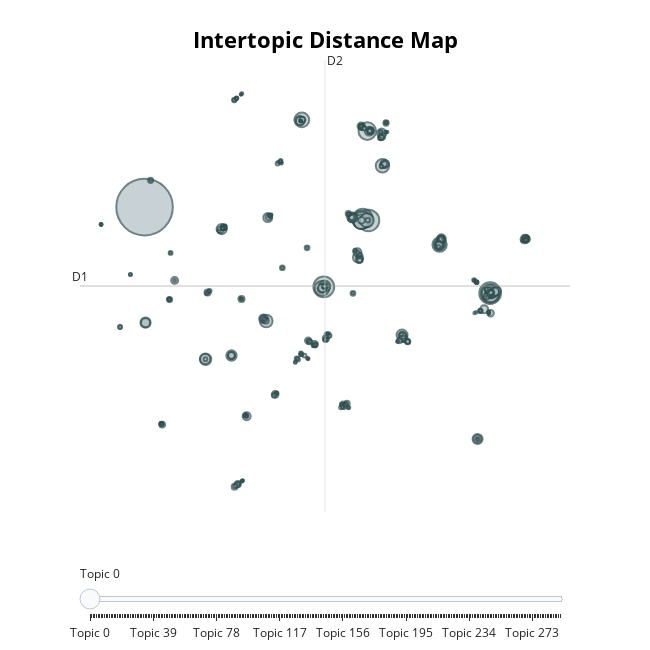

This figure's notebook cell:
### Code cell
topic_model.visualize_topics()

### Figure 1 — Plotly figure (JSON) as saved in the notebook; plotly's stock layout.template omitted (floating-point values rounded to 4 significant figures; data arrays with more than 128 entries replaced by an {"elided": "..."} marker saying what was removed)
{"data": [{"customdata": {"elided": "291x3 mixed values"}, "hovertemplate": "<b>Topic %{customdata[0]}</b><br>Words: %{customdata[1]}<br>Size: %{customdata[2]}", "legendgroup": "", "marker": {"color": "#B0BEC5", "line": {"color": "DarkSlateGrey", "width": 2}, "size": {"elided": "291 int values"}, "sizemode": "area", "sizeref": 4.141, "symbol": "circle"}, "mode": "markers", "name": "", "orientation": "v", "showlegend": false, "type": "scatter", "x": {"elided": "291 float values"}, "xaxis": "x", "y": {"elided": "291 float values"}, "yaxis": "y"}], "layout": {"annotations": [{"showarrow": false, "text": "D1", "x": -10.86, "y": 2.565, "yshift": 10}, {"showarrow": false, "text": "D2", "x": 5.707, "xshift": 10, "y": 20.93}], "height": 650, "hoverlabel": {"bgcolor": "white", "font": {"family": "Rockwell", "size": 16}}, "legend": {"itemsizing": "constant", "tracegroupgap": 0}, "margin": {"t": 60}, "shapes": [{"line": {"color": "#CFD8DC", "width": 2}, "type": "line", "x0": 5.707, "x1": 5.707, "y0": -15.8, "y1": 20.93}, {"line": {"color": "#9E9E9E", "width": 2}, "type": "line", "x0": -10.86, "x1": 22.27, "y0": 2.565, "y1": 2.565}], "sliders": [{"active": 0, "pad": {"t": 50}, "steps": [{"args": [{"marker.color": {"elided": "1x291 str values"}}], "label": "Topic 0", "method": "update"}, {"args": [{"marker.color": {"elided": "1x291 str values"}}], "label": "Topic 1", "method": "update"}, {"args": [{"marker.color": {"elided": "1x291 str values"}}], "label": "Topic 2", "method": "update"}, {"args": [{"marker.color": {"elided": "1x291 str values"}}], "label": "Topic 3", "method": "update"}, {"args": [{"marker.color": {"elided": "1x291 str values"}}], "label": "Topic 4", "method": "update"}, {"args": [{"marker.color": {"elided": "1x291 str values"}}], "label": "Topic 5", "method": "update"}, {"args": [{"marker.color": {"elided": "1x291 str values"}}], "label": "Topic 6", "method": "update"}, {"args": [{"marker.color": {"elided": "1x291 str values"}}], "label": "Topic 7", "method": "update"}, {"args": [{"marker.color": {"elided": "1x291 str values"}}], "label": "Topic 8", "method": "update"}, {"args": [{"marker.color": {"elided": "1x291 str values"}}], "label": "Topic 9", "method": "update"}, {"args": [{"marker.color": {"elided": "1x291 str values"}}], "label": "Topic 10", "method": "update"}, {"args": [{"marker.color": {"elided": "1x291 str values"}}], "label": "Topic 11", "method": "update"}, {"args": [{"marker.color": {"elided": "1x291 str values"}}], "label": "Topic 12", "method": "update"}, {"args": [{"marker.color": {"elided": "1x291 str values"}}], "label": "Topic 13", "method": "update"}, {"args": [{"marker.color": {"elided": "1x291 str values"}}], "label": "Topic 14", "method": "update"}, {"args": [{"marker.color": {"elided": "1x291 str values"}}], "label": "Topic 15", "method": "update"}, {"args": [{"marker.color": {"elided": "1x291 str values"}}], "label": "Topic 16", "method": "update"}, {"args": [{"marker.color": {"elided": "1x291 str values"}}], "label": "Topic 17", "method": "update"}, {"args": [{"marker.color": {"elided": "1x291 str values"}}], "label": "Topic 18", "method": "update"}, {"args": [{"marker.color": {"elided": "1x291 str values"}}], "label": "Topic 19", "method": "update"}, {"args": [{"marker.color": {"elided": "1x291 str values"}}], "label": "Topic 20", "method": "update"}, {"args": [{"marker.color": {"elided": "1x291 str values"}}], "label": "Topic 21", "method": "update"}, {"args": [{"marker.color": {"elided": "1x291 str values"}}], "label": "Topic 22", "method": "update"}, {"args": [{"marker.color": {"elided": "1x291 str values"}}], "label": "Topic 23", "method": "update"}, {"args": [{"marker.color": {"elided": "1x291 str values"}}], "label": "Topic 24", "method": "update"}, {"args": [{"marker.color": {"elided": "1x291 str values"}}], "label": "Topic 25", "method": "update"}, {"args": [{"marker.color": {"elided": "1x291 str values"}}], "label": "Topic 26", "method": "update"}, {"args": [{"marker.color": {"elided": "1x291 str values"}}], "label": "Topic 27", "method": "update"}, {"args": [{"marker.color": {"elided": "1x291 str values"}}], "label": "Topic 28", "method": "update"}, {"args": [{"marker.color": {"elided": "1x291 str values"}}], "label": "Topic 29", "method": "update"}, {"args": [{"marker.color": {"elided": "1x291 str values"}}], "label": "Topic 30", "method": "update"}, {"args": [{"marker.color": {"elided": "1x291 str values"}}], "label": "Topic 31", "method": "update"}, {"args": [{"marker.color": {"elided": "1x291 str values"}}], "label": "Topic 32", "method": "update"}, {"args": [{"marker.color": {"elided": "1x291 str values"}}], "label": "Topic 33", "method": "update"}, {"args": [{"marker.color": {"elided": "1x291 str values"}}], "label": "Topic 34", "method": "update"}, {"args": [{"marker.color": {"elided": "1x291 str values"}}], "label": "Topic 35", "method": "update"}, {"args": [{"marker.color": {"elided": "1x291 str values"}}], "label": "Topic 36", "method": "update"}, {"args": [{"marker.color": {"elided": "1x291 str values"}}], "label": "Topic 37", "method": "update"}, {"args": [{"marker.color": {"elided": "1x291 str values"}}], "label": "Topic 38", "method": "update"}, {"args": [{"marker.color": {"elided": "1x291 str values"}}], "label": "Topic 39", "method": "update"}, {"args": [{"marker.color": {"elided": "1x291 str values"}}], "label": "Topic 40", "method": "update"}, {"args": [{"marker.color": {"elided": "1x291 str values"}}], "label": "Topic 41", "method": "update"}, {"args": [{"marker.color": {"elided": "1x291 str values"}}], "label": "Topic 42", "method": "update"}, {"args": [{"marker.color": {"elided": "1x291 str values"}}], "label": "Topic 43", "method": "update"}, {"args": [{"marker.color": {"elided": "1x291 str values"}}], "label": "Topic 44", "method": "update"}, {"args": [{"marker.color": {"elided": "1x291 str values"}}], "label": "Topic 45", "method": "update"}, {"args": [{"marker.color": {"elided": "1x291 str values"}}], "label": "Topic 46", "method": "update"}, {"args": [{"marker.color": {"elided": "1x291 str values"}}], "label": "Topic 47", "method": "update"}, {"args": [{"marker.color": {"elided": "1x291 str values"}}], "label": "Topic 48", "method": "update"}, {"args": [{"marker.color": {"elided": "1x291 str values"}}], "label": "Topic 49", "method": "update"}, {"args": [{"marker.color": {"elided": "1x291 str values"}}], "label": "Topic 50", "method": "update"}, {"args": [{"marker.color": {"elided": "1x291 str values"}}], "label": "Topic 51", "method": "update"}, {"args": [{"marker.color": {"elided": "1x291 str values"}}], "label": "Topic 52", "method": "update"}, {"args": [{"marker.color": {"elided": "1x291 str values"}}], "label": "Topic 53", "method": "update"}, {"args": [{"marker.color": {"elided": "1x291 str values"}}], "label": "Topic 54", "method": "update"}, {"args": [{"marker.color": {"elided": "1x291 str values"}}], "label": "Topic 55", "method": "update"}, {"args": [{"marker.color": {"elided": "1x291 str values"}}], "label": "Topic 56", "method": "update"}, {"args": [{"marker.color": {"elided": "1x291 str values"}}], "label": "Topic 57", "method": "update"}, {"args": [{"marker.color": {"elided": "1x291 str values"}}], "label": "Topic 58", "method": "update"}, {"args": [{"marker.color": {"elided": "1x291 str values"}}], "label": "Topic 59", "method": "update"}, {"args": [{"marker.color": {"elided": "1x291 str values"}}], "label": "Topic 60", "method": "update"}, {"args": [{"marker.color": {"elided": "1x291 str values"}}], "label": "Topic 61", "method": "update"}, {"args": [{"marker.color": {"elided": "1x291 str values"}}], "label": "Topic 62", "method": "update"}, {"args": [{"marker.color": {"elided": "1x291 str values"}}], "label": "Topic 63", "method": "update"}, {"args": [{"marker.color": {"elided": "1x291 str values"}}], "label": "Topic 64", "method": "update"}, {"args": [{"marker.color": {"elided": "1x291 str values"}}], "label": "Topic 65", "method": "update"}, {"args": [{"marker.color": {"elided": "1x291 str values"}}], "label": "Topic 66", "method": "update"}, {"args": [{"marker.color": {"elided": "1x291 str values"}}], "label": "Topic 67", "method": "update"}, {"args": [{"marker.color": {"elided": "1x291 str values"}}], "label": "Topic 68", "method": "update"}, {"args": [{"marker.color": {"elided": "1x291 str values"}}], "label": "Topic 69", "method": "update"}, {"args": [{"marker.color": {"elided": "1x291 str values"}}], "label": "Topic 70", "method": "update"}, {"args": [{"marker.color": {"elided": "1x291 str values"}}], "label": "Topic 71", "method": "update"}, {"args": [{"marker.color": {"elided": "1x291 str values"}}], "label": "Topic 72", "method": "update"}, {"args": [{"marker.color": {"elided": "1x291 str values"}}], "label": "Topic 73", "method": "update"}, {"args": [{"marker.color": {"elided": "1x291 str values"}}], "label": "Topic 74", "method": "update"}, {"args": [{"marker.color": {"elided": "1x291 str values"}}], "label": "Topic 75", "method": "update"}, {"args": [{"marker.color": {"elided": "1x291 str values"}}], "label": "Topic 76", "method": "update"}, {"args": [{"marker.color": {"elided": "1x291 str values"}}], "label": "Topic 77", "method": "update"}, {"args": [{"marker.color": {"elided": "1x291 str values"}}], "label": "Topic 78", "method": "update"}, {"args": [{"marker.color": {"elided": "1x291 str values"}}], "label": "Topic 79", "method": "update"}, {"args": [{"marker.color": {"elided": "1x291 str values"}}], "label": "Topic 80", "method": "update"}, {"args": [{"marker.color": {"elided": "1x291 str values"}}], "label": "Topic 81", "method": "update"}, {"args": [{"marker.color": {"elided": "1x291 str values"}}], "label": "Topic 82", "method": "update"}, {"args": [{"marker.color": {"elided": "1x291 str values"}}], "label": "Topic 83", "method": "update"}, {"args": [{"marker.color": {"elided": "1x291 str values"}}], "label": "Topic 84", "method": "update"}, {"args": [{"marker.color": {"elided": "1x291 str values"}}], "label": "Topic 85", "method": "update"}, {"args": [{"marker.color": {"elided": "1x291 str values"}}], "label": "Topic 86", "method": "update"}, {"args": [{"marker.color": {"elided": "1x291 str values"}}], "label": "Topic 87", "method": "update"}, {"args": [{"marker.color": {"elided": "1x291 str values"}}], "label": "Topic 88", "method": "update"}, {"args": [{"marker.color": {"elided": "1x291 str values"}}], "label": "Topic 89", "method": "update"}, {"args": [{"marker.color": {"elided": "1x291 str values"}}], "label": "Topic 90", "method": "update"}, {"args": [{"marker.color": {"elided": "1x291 str values"}}], "label": "Topic 91", "method": "update"}, {"args": [{"marker.color": {"elided": "1x291 str values"}}], "label": "Topic 92", "method": "update"}, {"args": [{"marker.color": {"elided": "1x291 str values"}}], "label": "Topic 93", "method": "update"}, {"args": [{"marker.color": {"elided": "1x291 str values"}}], "label": "Topic 94", "method": "update"}, {"args": [{"marker.color": {"elided": "1x291 str values"}}], "label": "Topic 95", "method": "update"}, {"args": [{"marker.color": {"elided": "1x291 str values"}}], "label": "Topic 96", "method": "update"}, {"args": [{"marker.color": {"elided": "1x291 str values"}}], "label": "Topic 97", "method": "update"}, {"args": [{"marker.color": {"elided": "1x291 str values"}}], "label": "Topic 98", "method": "update"}, {"args": [{"marker.color": {"elided": "1x291 str values"}}], "label": "Topic 99", "method": "update"}, {"args": [{"marker.color": {"elided": "1x291 str values"}}], "label": "Topic 100", "method": "update"}, {"args": [{"marker.color": {"elided": "1x291 str values"}}], "label": "Topic 101", "method": "update"}, {"args": [{"marker.color": {"elided": "1x291 str values"}}], "label": "Topic 102", "method": "update"}, {"args": [{"marker.color": {"elided": "1x291 str values"}}], "label": "Topic 103", "method": "update"}, {"args": [{"marker.color": {"elided": "1x291 str values"}}], "label": "Topic 104", "method": "update"}, {"args": [{"marker.color": {"elided": "1x291 str values"}}], "label": "Topic 105", "method": "update"}, {"args": [{"marker.color": {"elided": "1x291 str values"}}], "label": "Topic 106", "method": "update"}, {"args": [{"marker.color": {"elided": "1x291 str values"}}], "label": "Topic 107", "method": "update"}, {"args": [{"marker.color": {"elided": "1x291 str values"}}], "label": "Topic 108", "method": "update"}, {"args": [{"marker.color": {"elided": "1x291 str values"}}], "label": "Topic 109", "method": "update"}, {"args": [{"marker.color": {"elided": "1x291 str values"}}], "label": "Topic 110", "method": "update"}, {"args": [{"marker.color": {"elided": "1x291 str values"}}], "label": "Topic 111", "method": "update"}, {"args": [{"marker.color": {"elided": "1x291 str values"}}], "label": "Topic 112", "method": "update"}, {"args": [{"marker.color": {"elided": "1x291 str values"}}], "label": "Topic 113", "method": "update"}, {"args": [{"marker.color": {"elided": "1x291 str values"}}], "label": "Topic 114", "method": "update"}, {"args": [{"marker.color": {"elided": "1x291 str values"}}], "label": "Topic 115", "method": "update"}, {"args": [{"marker.color": {"elided": "1x291 str values"}}], "label": "Topic 116", "method": "update"}, {"args": [{"marker.color": {"elided": "1x291 str values"}}], "label": "Topic 117", "method": "update"}, {"args": [{"marker.color": {"elided": "1x291 str values"}}], "label": "Topic 118", "method": "update"}, {"args": [{"marker.color": {"elided": "1x291 str values"}}], "label": "Topic 119", "method": "update"}, {"args": [{"marker.color": {"elided": "1x291 str values"}}], "label": "Topic 120", "method": "update"}, {"args": [{"marker.color": {"elided": "1x291 str values"}}], "label": "Topic 121", "method": "update"}, {"args": [{"marker.color": {"elided": "1x291 str values"}}], "label": "Topic 122", "method": "update"}, {"args": [{"marker.color": {"elided": "1x291 str values"}}], "label": "Topic 123", "method": "update"}, {"args": [{"marker.color": {"elided": "1x291 str values"}}], "label": "Topic 124", "method": "update"}, {"args": [{"marker.color": {"elided": "1x291 str values"}}], "label": "Topic 125", "method": "update"}, {"args": [{"marker.color": {"elided": "1x291 str values"}}], "label": "Topic 126", "method": "update"}, {"args": [{"marker.color": {"elided": "1x291 str values"}}], "label": "Topic 127", "method": "update"}, {"args": [{"marker.color": {"elided": "1x291 str values"}}], "label": "Topic 128", "method": "update"}, {"args": [{"marker.color": {"elided": "1x291 str values"}}], "label": "Topic 129", "method": "update"}, {"args": [{"marker.color": {"elided": "1x291 str values"}}], "label": "Topic 130", "method": "update"}, {"args": [{"marker.color": {"elided": "1x291 str values"}}], "label": "Topic 131", "method": "update"}, {"args": [{"marker.color": {"elided": "1x291 str values"}}], "label": "Topic 132", "method": "update"}, {"args": [{"marker.color": {"elided": "1x291 str values"}}], "label": "Topic 133", "method": "update"}, {"args": [{"marker.color": {"elided": "1x291 str values"}}], "label": "Topic 134", "method": "update"}, {"args": [{"marker.color": {"elided": "1x291 str values"}}], "label": "Topic 135", "method": "update"}, {"args": [{"marker.color": {"elided": "1x291 str values"}}], "label": "Topic 136", "method": "update"}, {"args": [{"marker.color": {"elided": "1x291 str values"}}], "label": "Topic 137", "method": "update"}, {"args": [{"marker.color": {"elided": "1x291 str values"}}], "label": "Topic 138", "method": "update"}, {"args": [{"marker.color": {"elided": "1x291 str values"}}], "label": "Topic 139", "method": "update"}, {"args": [{"marker.color": {"elided": "1x291 str values"}}], "label": "Topic 140", "method": "update"}, {"args": [{"marker.color": {"elided": "1x291 str values"}}], "label": "Topic 141", "method": "update"}, {"args": [{"marker.color": {"elided": "1x291 str values"}}], "label": "Topic 142", "method": "update"}, {"args": [{"marker.color": {"elided": "1x291 str values"}}], "label": "Topic 143", "method": "update"}, {"args": [{"marker.color": {"elided": "1x291 str values"}}], "label": "Topic 144", "method": "update"}, {"args": [{"marker.color": {"elided": "1x291 str values"}}], "label": "Topic 145", "method": "update"}, {"args": [{"marker.color": {"elided": "1x291 str values"}}], "label": "Topic 146", "method": "update"}, {"args": [{"marker.color": {"elided": "1x291 str values"}}], "label": "Topic 147", "method": "update"}, {"args": [{"marker.color": {"elided": "1x291 str values"}}], "label": "Topic 148", "method": "update"}, {"args": [{"marker.color": {"elided": "1x291 str values"}}], "label": "Topic 149", "method": "update"}, {"args": [{"marker.color": {"elided": "1x291 str values"}}], "label": "Topic 150", "method": "update"}, {"args": [{"marker.color": {"elided": "1x291 str values"}}], "label": "Topic 151", "method": "update"}, {"args": [{"marker.color": {"elided": "1x291 str values"}}], "label": "Topic 152", "method": "update"}, {"args": [{"marker.color": {"elided": "1x291 str values"}}], "label": "Topic 153", "method": "update"}, {"args": [{"marker.color": {"elided": "1x291 str values"}}], "label": "Topic 154", "method": "update"}, {"args": [{"marker.color": {"elided": "1x291 str values"}}], "label": "Topic 155", "method": "update"}, {"args": [{"marker.color": {"elided": "1x291 str values"}}], "label": "Topic 156", "method": "update"}, {"args": [{"marker.color": {"elided": "1x291 str values"}}], "label": "Topic 157", "method": "update"}, {"args": [{"marker.color": {"elided": "1x291 str values"}}], "label": "Topic 158", "method": "update"}, {"args": [{"marker.color": {"elided": "1x291 str values"}}], "label": "Topic 159", "method": "update"}, {"args": [{"marker.color": {"elided": "1x291 str values"}}], "label": "Topic 160", "method": "update"}, {"args": [{"marker.color": {"elided": "1x291 str values"}}], "label": "Topic 161", "method": "update"}, {"args": [{"marker.color": {"elided": "1x291 str values"}}], "label": "Topic 162", "method": "update"}, {"args": [{"marker.color": {"elided": "1x291 str values"}}], "label": "Topic 163", "method": "update"}, {"args": [{"marker.color": {"elided": "1x291 str values"}}], "label": "Topic 164", "method": "update"}, {"args": [{"marker.color": {"elided": "1x291 str values"}}], "label": "Topic 165", "method": "update"}, {"args": [{"marker.color": {"elided": "1x291 str values"}}], "label": "Topic 166", "method": "update"}, {"args": [{"marker.color": {"elided": "1x291 str values"}}], "label": "Topic 167", "method": "update"}, {"args": [{"marker.color": {"elided": "1x291 str values"}}], "label": "Topic 168", "method": "update"}, {"args": [{"marker.color": {"elided": "1x291 str values"}}], "label": "Topic 169", "method": "update"}, {"args": [{"marker.color": {"elided": "1x291 str values"}}], "label": "Topic 170", "method": "update"}, {"args": [{"marker.color": {"elided": "1x291 str values"}}], "label": "Topic 171", "method": "update"}, {"args": [{"marker.color": {"elided": "1x291 str values"}}], "label": "Topic 172", "method": "update"}, {"args": [{"marker.color": {"elided": "1x291 str values"}}], "label": "Topic 173", "method": "update"}, {"args": [{"marker.color": {"elided": "1x291 str values"}}], "label": "Topic 174", "method": "update"}, {"args": [{"marker.color": {"elided": "1x291 str values"}}], "label": "Topic 175", "method": "update"}, {"args": [{"marker.color": {"elided": "1x291 str values"}}], "label": "Topic 176", "method": "update"}, {"args": [{"marker.color": {"elided": "1x291 str values"}}], "label": "Topic 177", "method": "update"}, {"args": [{"marker.color": {"elided": "1x291 str values"}}], "label": "Topic 178", "method": "update"}, {"args": [{"marker.color": {"elided": "1x291 str values"}}], "label": "Topic 179", "method": "update"}, {"args": [{"marker.color": {"elided": "1x291 str values"}}], "label": "Topic 180", "method": "update"}, {"args": [{"marker.color": {"elided": "1x291 str values"}}], "label": "Topic 181", "method": "update"}, {"args": [{"marker.color": {"elided": "1x291 str values"}}], "label": "Topic 182", "method": "update"}, {"args": [{"marker.color": {"elided": "1x291 str values"}}], "label": "Topic 183", "method": "update"}, {"args": [{"marker.color": {"elided": "1x291 str values"}}], "label": "Topic 184", "method": "update"}, {"args": [{"marker.color": {"elided": "1x291 str values"}}], "label": "Topic 185", "method": "update"}, {"args": [{"marker.color": {"elided": "1x291 str values"}}], "label": "Topic 186", "method": "update"}, {"args": [{"marker.color": {"elided": "1x291 str values"}}], "label": "Topic 187", "method": "update"}, {"args": [{"marker.color": {"elided": "1x291 str values"}}], "label": "Topic 188", "method": "update"}, {"args": [{"marker.color": {"elided": "1x291 str values"}}], "label": "Topic 189", "method": "update"}, {"args": [{"marker.color": {"elided": "1x291 str values"}}], "label": "Topic 190", "method": "update"}, {"args": [{"marker.color": {"elided": "1x291 str values"}}], "label": "Topic 191", "method": "update"}, {"args": [{"marker.color": {"elided": "1x291 str values"}}], "label": "Topic 192", "method": "update"}, {"args": [{"marker.color": {"elided": "1x291 str values"}}], "label": "Topic 193", "method": "update"}, {"args": [{"marker.color": {"elided": "1x291 str values"}}], "label": "Topic 194", "method": "update"}, {"args": [{"marker.color": {"elided": "1x291 str values"}}], "label": "Topic 195", "method": "update"}, {"args": [{"marker.color": {"elided": "1x291 str values"}}], "label": "Topic 196", "method": "update"}, {"args": [{"marker.color": {"elided": "1x291 str values"}}], "label": "Topic 197", "method": "update"}, {"args": [{"marker.color": {"elided": "1x291 str values"}}], "label": "Topic 198", "method": "update"}, {"args": [{"marker.color": {"elided": "1x291 str values"}}], "label": "Topic 199", "method": "update"}, {"args": [{"marker.color": {"elided": "1x291 str values"}}], "label": "Topic 200", "method": "update"}, {"args": [{"marker.color": {"elided": "1x291 str values"}}], "label": "Topic 201", "method": "update"}, {"args": [{"marker.color": {"elided": "1x291 str values"}}], "label": "Topic 202", "method": "update"}, {"args": [{"marker.color": {"elided": "1x291 str values"}}], "label": "Topic 203", "method": "update"}, {"args": [{"marker.color": {"elided": "1x291 str values"}}], "label": "Topic 204", "method": "update"}, {"args": [{"marker.color": {"elided": "1x291 str values"}}], "label": "Topic 205", "method": "update"}, {"args": [{"marker.color": {"elided": "1x291 str values"}}], "label": "Topic 206", "method": "update"}, {"args": [{"marker.color": {"elided": "1x291 str values"}}], "label": "Topic 207", "method": "update"}, {"args": [{"marker.color": {"elided": "1x291 str values"}}], "label": "Topic 208", "method": "update"}, {"args": [{"marker.color": {"elided": "1x291 str values"}}], "label": "Topic 209", "method": "update"}, {"args": [{"marker.color": {"elided": "1x291 str values"}}], "label": "Topic 210", "method": "update"}, {"args": [{"marker.color": {"elided": "1x291 str values"}}], "label": "Topic 211", "method": "update"}, {"args": [{"marker.color": {"elided": "1x291 str values"}}], "label": "Topic 212", "method": "update"}, {"args": [{"marker.color": {"elided": "1x291 str values"}}], "label": "Topic 213", "method": "update"}, {"args": [{"marker.color": {"elided": "1x291 str values"}}], "label": "Topic 214", "method": "update"}, {"args": [{"marker.color": {"elided": "1x291 str values"}}], "label": "Topic 215", "method": "update"}, {"args": [{"marker.color": {"elided": "1x291 str values"}}], "label": "Topic 216", "method": "update"}, {"args": [{"marker.color": {"elided": "1x291 str values"}}], "label": "Topic 217", "method": "update"}, {"args": [{"marker.color": {"elided": "1x291 str values"}}], "label": "Topic 218", "method": "update"}, {"args": [{"marker.color": {"elided": "1x291 str values"}}], "label": "Topic 219", "method": "update"}, {"args": [{"marker.color": {"elided": "1x291 str values"}}], "label": "Topic 220", "method": "update"}, {"args": [{"marker.color": {"elided": "1x291 str values"}}], "label": "Topic 221", "method": "update"}, {"args": [{"marker.color": {"elided": "1x291 str values"}}], "label": "Topic 222", "method": "update"}, {"args": [{"marker.color": {"elided": "1x291 str values"}}], "label": "Topic 223", "method": "update"}, {"args": [{"marker.color": {"elided": "1x291 str values"}}], "label": "Topic 224", "method": "update"}, {"args": [{"marker.color": {"elided": "1x291 str values"}}], "label": "Topic 225", "method": "update"}, {"args": [{"marker.color": {"elided": "1x291 str values"}}], "label": "Topic 226", "method": "update"}, {"args": [{"marker.color": {"elided": "1x291 str values"}}], "label": "Topic 227", "method": "update"}, {"args": [{"marker.color": {"elided": "1x291 str values"}}], "label": "Topic 228", "method": "update"}, {"args": [{"marker.color": {"elided": "1x291 str values"}}], "label": "Topic 229", "method": "update"}, {"args": [{"marker.color": {"elided": "1x291 str values"}}], "label": "Topic 230", "method": "update"}, {"args": [{"marker.color": {"elided": "1x291 str values"}}], "label": "Topic 231", "method": "update"}, {"args": [{"marker.color": {"elided": "1x291 str values"}}], "label": "Topic 232", "method": "update"}, {"args": [{"marker.color": {"elided": "1x291 str values"}}], "label": "Topic 233", "method": "update"}, {"args": [{"marker.color": {"elided": "1x291 str values"}}], "label": "Topic 234", "method": "update"}, {"args": [{"marker.color": {"elided": "1x291 str values"}}], "label": "Topic 235", "method": "update"}, {"args": [{"marker.color": {"elided": "1x291 str values"}}], "label": "Topic 236", "method": "update"}, {"args": [{"marker.color": {"elided": "1x291 str values"}}], "label": "Topic 237", "method": "update"}, {"args": [{"marker.color": {"elided": "1x291 str values"}}], "label": "Topic 238", "method": "update"}, {"args": [{"marker.color": {"elided": "1x291 str values"}}], "label": "Topic 239", "method": "update"}, {"args": [{"marker.color": {"elided": "1x291 str values"}}], "label": "Topic 240", "method": "update"}, {"args": [{"marker.color": {"elided": "1x291 str values"}}], "label": "Topic 241", "method": "update"}, {"args": [{"marker.color": {"elided": "1x291 str values"}}], "label": "Topic 242", "method": "update"}, {"args": [{"marker.color": {"elided": "1x291 str values"}}], "label": "Topic 243", "method": "update"}, {"args": [{"marker.color": {"elided": "1x291 str values"}}], "label": "Topic 244", "method": "update"}, {"args": [{"marker.color": {"elided": "1x291 str values"}}], "label": "Topic 245", "method": "update"}, {"args": [{"marker.color": {"elided": "1x291 str values"}}], "label": "Topic 246", "method": "update"}, {"args": [{"marker.color": {"elided": "1x291 str values"}}], "label": "Topic 247", "method": "update"}, {"args": [{"marker.color": {"elided": "1x291 str values"}}], "label": "Topic 248", "method": "update"}, {"args": [{"marker.color": {"elided": "1x291 str values"}}], "label": "Topic 249", "method": "update"}, {"args": [{"marker.color": {"elided": "1x291 str values"}}], "label": "Topic 250", "method": "update"}, {"args": [{"marker.color": {"elided": "1x291 str values"}}], "label": "Topic 251", "method": "update"}, {"args": [{"marker.color": {"elided": "1x291 str values"}}], "label": "Topic 252", "method": "update"}, {"args": [{"marker.color": {"elided": "1x291 str values"}}], "label": "Topic 253", "method": "update"}, {"args": [{"marker.color": {"elided": "1x291 str values"}}], "label": "Topic 254", "method": "update"}, {"args": [{"marker.color": {"elided": "1x291 str values"}}], "label": "Topic 255", "method": "update"}, {"args": [{"marker.color": {"elided": "1x291 str values"}}], "label": "Topic 256", "method": "update"}, {"args": [{"marker.color": {"elided": "1x291 str values"}}], "label": "Topic 257", "method": "update"}, {"args": [{"marker.color": {"elided": "1x291 str values"}}], "label": "Topic 258", "method": "update"}, {"args": [{"marker.color": {"elided": "1x291 str values"}}], "label": "Topic 259", "method": "update"}, {"args": [{"marker.color": {"elided": "1x291 str values"}}], "label": "Topic 260", "method": "update"}, {"args": [{"marker.color": {"elided": "1x291 str values"}}], "label": "Topic 261", "method": "update"}, {"args": [{"marker.color": {"elided": "1x291 str values"}}], "label": "Topic 262", "method": "update"}, {"args": [{"marker.color": {"elided": "1x291 str values"}}], "label": "Topic 263", "method": "update"}, {"args": [{"marker.color": {"elided": "1x291 str values"}}], "label": "Topic 264", "method": "update"}, {"args": [{"marker.color": {"elided": "1x291 str values"}}], "label": "Topic 265", "method": "update"}, {"args": [{"marker.color": {"elided": "1x291 str values"}}], "label": "Topic 266", "method": "update"}, {"args": [{"marker.color": {"elided": "1x291 str values"}}], "label": "Topic 267", "method": "update"}, {"args": [{"marker.color": {"elided": "1x291 str values"}}], "label": "Topic 268", "method": "update"}, {"args": [{"marker.color": {"elided": "1x291 str values"}}], "label": "Topic 269", "method": "update"}, {"args": [{"marker.color": {"elided": "1x291 str values"}}], "label": "Topic 270", "method": "update"}, {"args": [{"marker.color": {"elided": "1x291 str values"}}], "label": "Topic 271", "method": "update"}, {"args": [{"marker.color": {"elided": "1x291 str values"}}], "label": "Topic 272", "method": "update"}, {"args": [{"marker.color": {"elided": "1x291 str values"}}], "label": "Topic 273", "method": "update"}, {"args": [{"marker.color": {"elided": "1x291 str values"}}], "label": "Topic 274", "method": "update"}, {"args": [{"marker.color": {"elided": "1x291 str values"}}], "label": "Topic 275", "method": "update"}, {"args": [{"marker.color": {"elided": "1x291 str values"}}], "label": "Topic 276", "method": "update"}, {"args": [{"marker.color": {"elided": "1x291 str values"}}], "label": "Topic 277", "method": "update"}, {"args": [{"marker.color": {"elided": "1x291 str values"}}], "label": "Topic 278", "method": "update"}, {"args": [{"marker.color": {"elided": "1x291 str values"}}], "label": "Topic 279", "method": "update"}, {"args": [{"marker.color": {"elided": "1x291 str values"}}], "label": "Topic 280", "method": "update"}, {"args": [{"marker.color": {"elided": "1x291 str values"}}], "label": "Topic 281", "method": "update"}, {"args": [{"marker.color": {"elided": "1x291 str values"}}], "label": "Topic 282", "method": "update"}, {"args": [{"marker.color": {"elided": "1x291 str values"}}], "label": "Topic 283", "method": "update"}, {"args": [{"marker.color": {"elided": "1x291 str values"}}], "label": "Topic 284", "method": "update"}, {"args": [{"marker.color": {"elided": "1x291 str values"}}], "label": "Topic 285", "method": "update"}, {"args": [{"marker.color": {"elided": "1x291 str values"}}], "label": "Topic 286", "method": "update"}, {"args": [{"marker.color": {"elided": "1x291 str values"}}], "label": "Topic 287", "method": "update"}, {"args": [{"marker.color": {"elided": "1x291 str values"}}], "label": "Topic 288", "method": "update"}, {"args": [{"marker.color": {"elided": "1x291 str values"}}], "label": "Topic 289", "method": "update"}, {"args": [{"marker.color": {"elided": "1x291 str values"}}], "label": "Topic 290", "method": "update"}]}], "title": {"font": {"color": "Black", "size": 22}, "text": "<b>Intertopic Distance Map", "x": 0.5, "xanchor": "center", "y": 0.95, "yanchor": "top"}, "width": 650, "xaxis": {"anchor": "y", "domain": [0, 1], "range": [-10.86, 22.27], "title": {"text": ""}, "visible": false}, "yaxis": {"anchor": "x", "domain": [0, 1], "range": [-15.8, 20.93], "title": {"text": ""}, "visible": false}}}
